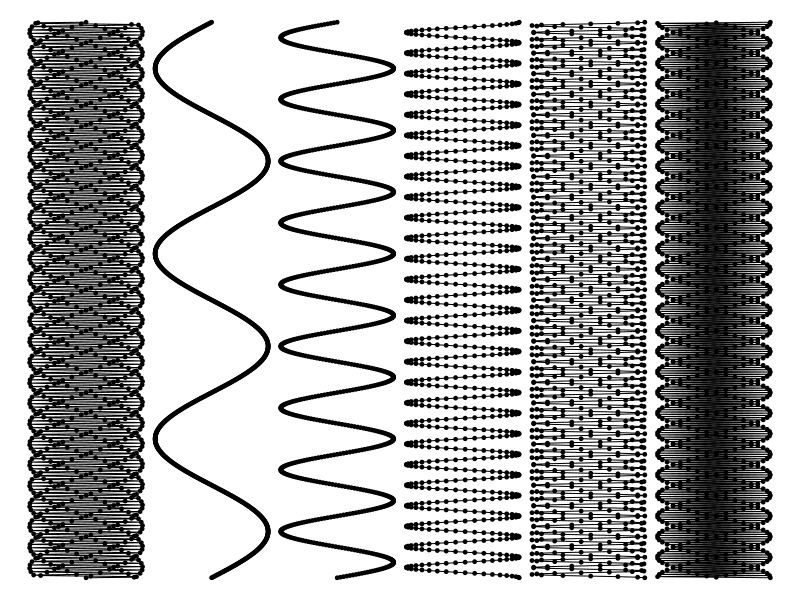

Write R code to recreate this figure.

#graphics.off()
#png(filename="temp.png", type="cairo", width=600, height=900)
x <- c(seq(0,2*pi,l=1000),NA)
buffer=0.9
par(mar=c(0,0,0,0))
y <- c(buffer*sin(27*6*x)+2, 
       buffer*sin(3*x)+4,
       buffer*sin(9*x)+6,
       buffer*cos(27*x)+8,
       buffer*cos(27*3*x)+10,
       buffer*cos(27*9*x)+12)
plot(cbind(y,x), axes=FALSE, pch=19, cex=0.5, type="o")
#dev.off()

iris

f1 <- function(x) if(length(x)<10) summary(x) else str(x)
f1(iris)



length(iris)
summary(iris)
